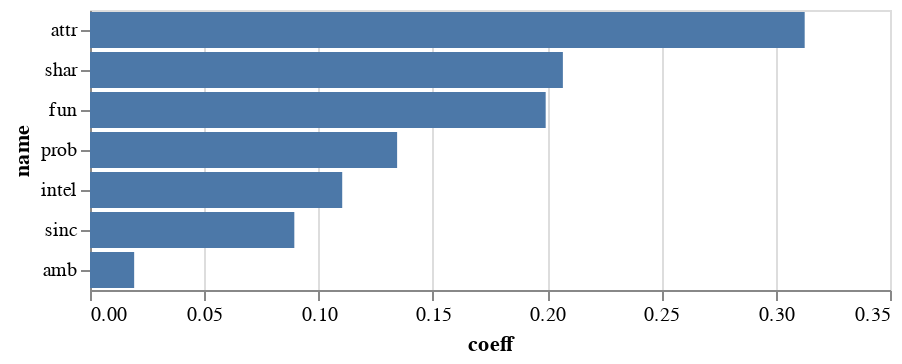

The code cell stored with this chart in its notebook:
### Code cell
alt.Chart(df_imp).mark_bar().encode(
    x="coeff",
    y=alt.Y("name", sort='-x')
)

### Figure 1 — Vega-Lite specification as saved in the notebook (floating-point values rounded to 4 significant figures)
{"config": {"view": {"continuousWidth": 400, "continuousHeight": 300}}, "data": {"name": "data-80258f91c7f90ea2cd7d7375414a0a2b"}, "mark": "bar", "encoding": {"x": {"field": "coeff", "type": "quantitative"}, "y": {"field": "name", "sort": "-x", "type": "nominal"}}, "$schema": "https://vega.github.io/schema/vega-lite/v4.17.0.json", "datasets": {"data-80258f91c7f90ea2cd7d7375414a0a2b": [{"coeff": 0.3127, "name": "attr"}, {"coeff": 0.08939, "name": "sinc"}, {"coeff": 0.1103, "name": "intel"}, {"coeff": 0.1994, "name": "fun"}, {"coeff": 0.01932, "name": "amb"}, {"coeff": 0.2069, "name": "shar"}, {"coeff": 0.1344, "name": "prob"}]}}
